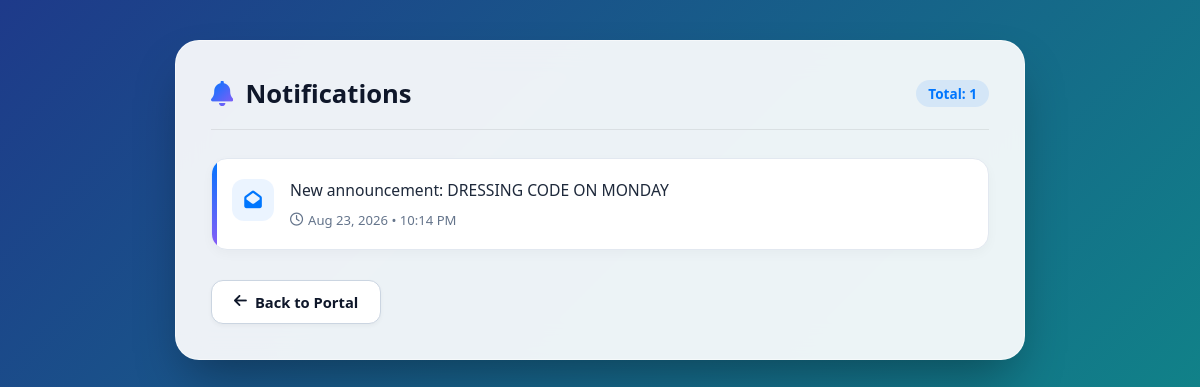
Page /notifications.php (signed in) on the committed database.
### tables this page shows
CREATE TABLE `notifications` (
  `id` int(11) NOT NULL,
  `employee_id` int(11) NOT NULL,
  `message` text NOT NULL,
  `status` enum('Unread','Read') DEFAULT 'Unread',
  `created_at` timestamp NOT NULL DEFAULT current_timestamp()
);

### notifications.php (the view, shortened to what this page needs)
<?php
require_once("connect.php");
$employee_id = $_SESSION['user_id'];
$notifications = [];
$fetch_stmt = mysqli_prepare(
    $conn,
    "SELECT id, message, status, created_at FROM notifications WHERE employee_id = ? ORDER BY created_at DESC"
);
if ($fetch_stmt) {
    mysqli_stmt_bind_param($fetch_stmt, "i", $employee_id);
    mysqli_stmt_execute($fetch_stmt);
    $result = mysqli_stmt_get_result($fetch_stmt);
    while ($row = mysqli_fetch_assoc($result)) {
        $notifications[] = $row;
    }
}
?>
<!DOCTYPE html>
<html lang="en">
<head>
    <link rel="stylesheet" href="https://cdnjs.cloudflare.com/ajax/libs/font-awesome/6.5.1/css/all.min.css">
</head>
<body>
<div class="container">
    <div class="header-bar">
        <h2>
            <i class="fa-solid fa-bell"></i>
            Notifications
        </h2>
        <span class="count-badge">
            Total: <?php echo count($notifications); ?>
        </span>
    </div>
    <div class="notifications-list">
        <?php if (!empty($notifications)): ?>
            <?php foreach ($notifications as $notification): ?>
                <div class="notification-card">
                    <div class="icon-box">
                        <i class="fa-solid fa-envelope-open"></i>
                    </div>
                    <div class="notification-content">
                        <p class="notification-text">
                            <?php echo htmlspecialchars($notification['message'], ENT_QUOTES, 'UTF-8'); ?>
                        </p>
                        <div class="notification-meta">
                            <span class="time">
                                <i class="fa-regular fa-clock"></i>
                                <?php echo date("M d, Y • h:i A", strtotime($notification['created_at'])); ?>
                            </span>
                        </div>
                    </div>
                </div>
            <?php endforeach; ?>
        <?php endif; ?>
    </div>
    <div class="actions-bar">
        <a href="employee_portal.php" class="back-btn">
            <i class="fa-solid fa-arrow-left"></i>
            Back to Portal
        </a>
    </div>
</div>
</body>
</html>

### notifications.php (style rules this page uses)
:root { --primary: #0076fe; --secondary: #8b5cf6; --dark: #0f172a; --text-main: #1e293b; --text-muted: #64748b; --glass-bg: rgba(255, 255, 255, 0.92); --glass-border: rgba(255, 255, 255, 0.5); --card-bg: #ffffff; --card-border: #e2e8f0; }
* { margin: 0; padding: 0; box-sizing: border-box; font-family: 'Segoe UI', system-ui, -apple-system, sans-serif; }
body { min-height: 100vh; background: linear-gradient(-45deg, #0f172a, #7e22ce, #e11d48, #0d9488, #1e3a8a); background-size: 400% 400%; animation: backgroundFlow 18s ease infinite; display: flex; justify-content: center; align-items: flex-start; padding: 40px 20px; }
.container { max-width: 850px; width: 100%; background: var(--glass-bg); backdrop-filter: blur(16px); -webkit-backdrop-filter: blur(16px); padding: 35px; border-radius: 24px; box-shadow: 0 25px 50px -12px rgba(0, 0, 0, 0.35); border: 1px solid var(--glass-border); }
.header-bar { display: flex; justify-content: space-between; align-items: center; margin-bottom: 28px; padding-bottom: 18px; border-bottom: 1px solid rgba(0, 0, 0, 0.08); }
h2 { font-size: 1.6rem; color: var(--dark); font-weight: 700; display: flex; align-items: center; gap: 12px; }
h2 i { background: linear-gradient(135deg, var(--primary), var(--secondary)); -webkit-background-clip: text; -webkit-text-fill-color: transparent; }
.count-badge { font-size: 0.85rem; background: rgba(0, 118, 254, 0.1); color: var(--primary); padding: 4px 12px; border-radius: 20px; font-weight: 600; }
.notifications-list { display: flex; flex-direction: column; gap: 16px; }
.notification-card { background: var(--card-bg); border: 1px solid var(--card-border); padding: 20px; border-radius: 16px; display: flex; gap: 16px; align-items: flex-start; box-shadow: 0 4px 12px rgba(0, 0, 0, 0.03); transition: all 0.25s ease; position: relative; overflow: hidden; }
.notification-card::before { content: ''; position: absolute; left: 0; top: 0; bottom: 0; width: 5px; background: linear-gradient(180deg, var(--primary), var(--secondary)); }
.icon-box { width: 42px; height: 42px; border-radius: 12px; background: rgba(0, 118, 254, 0.08); color: var(--primary); display: flex; align-items: center; justify-content: center; font-size: 1.1rem; flex-shrink: 0; }
.notification-content { flex-grow: 1; }
.notification-text { color: var(--text-main); font-size: 0.98rem; line-height: 1.5; font-weight: 500; margin-bottom: 8px; }
.notification-meta { display: flex; align-items: center; gap: 12px; font-size: 0.82rem; color: var(--text-muted); }
.time { display: flex; align-items: center; gap: 5px; }
.actions-bar { margin-top: 30px; display: flex; justify-content: flex-start; }
.back-btn { display: inline-flex; align-items: center; gap: 8px; padding: 11px 22px; background: var(--card-bg); color: var(--dark); text-decoration: none; border-radius: 12px; font-weight: 600; font-size: 0.92rem; border: 1px solid #cbd5e1; box-shadow: 0 2px 4px rgba(0, 0, 0, 0.04); transition: all 0.25s ease; }

### rows in the picture
notifications: message "New announcement: DRESSING CODE ON MONDAY", created_at "Aug 23, 2026 • 10:14 PM"

### other values in the picture
count($notifications) "1"
